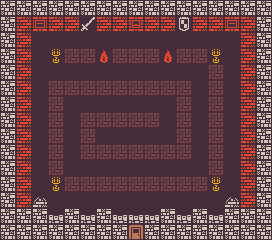

Rendered tile map (Tiled .tmx) drawn with the repository's tilesets; below, a short description and the map source with its tile grids summarised:
An orthogonal 17x15 tile map with 16x16 px tiles, 1 tile layer (Warstwa Kafelków 1).

<map version="1.2" tiledversion="1.2.4" orientation="orthogonal" renderorder="right-up" width="17" height="15" tilewidth="16" tileheight="16" infinite="0" nextlayerid="2" nextobjectid="1">
 <tileset firstgid="1" source="tileset.tsx" />
 <layer id="1" name="Warstwa Kafelków 1" width="17" height="15">
  <data>[255 cells, 255 non-empty, 13 distinct tile ids]</data>
 </layer>
</map>